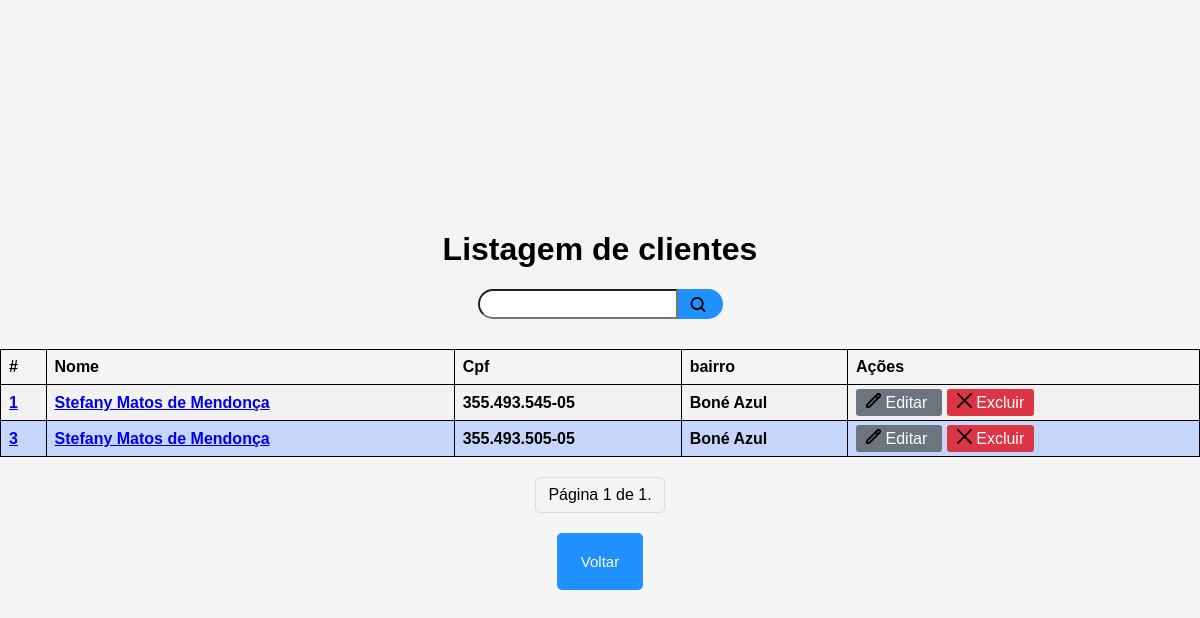
/AdminListagemCliente/, run on the app's committed database.
### homeAdmin/models.py (models this page shows, shortened)
class CadCliente(models.Model):
    nome = models.CharField(
        max_length=100,
        null=False,
        verbose_name="Nome",
        help_text="Digite o nome aqui.",
    )
    celular = models.CharField(
        max_length=15,
        null=False,
        verbose_name="Celular",
        help_text="Digite seu Telefone aqui. como no exemplo: (21) 9xxxx-xxxx",
    )
    sexo_tipo = (("M", "Masculino"), ("F", "Feminino"))
    sexo = models.CharField(max_length=1, choices=sexo_tipo, verbose_name="Sexo")
    data_nascimento = models.DateField(
        verbose_name="Data de nascimento", help_text="Data de nascimento"
    )
    endereco = models.CharField(
        max_length=200,
        null=True,
        verbose_name="Endereço",
        help_text="Digite a endereço aqui.",
        blank=True
    )
    bairro = models.CharField(
        max_length=100,
        null=True,
        verbose_name="Bairro ",
        help_text="Digite a bairro aqui.",
        blank=True
    )
    estado = models.CharField(
        max_length=100,
        null=True,
        verbose_name="Estado",
        help_text="Digite a estado aqui.",
        blank=True
    )
    cep = models.CharField(
        max_length=14,
        null=True,
        blank=True,
        verbose_name="cep",
        help_text="Digite o cep aqui.",
    )
    rg = models.CharField(max_length=20, verbose_name="RG", null=False)
    cpf = models.CharField(
        max_length=14,
        unique=True,
        null=False,
        verbose_name="CPF",
        help_text="Digite o CPF aqui modelo: 000.000.000-00",
    )
    num_passaporte = models.CharField(
        max_length=20, verbose_name="Número de passaporte", null=True, unique=True, blank=True
    )
    finished_at = models.DateField(null=True, verbose_name="Data finalizado")
    anexo1 = models.FileField(
        upload_to='anexos/',  # Define o diretório onde os arquivos serão armazenados
        null=True,
        blank=True,
        verbose_name="Anexo",
        help_text="Envie um arquivo relacionado ao cliente."
    )
    anexo2 = models.FileField(
        upload_to='anexos/',  # Define o diretório onde os arquivos serão armazenados
        null=True,
        blank=True,
        verbose_name="Anexo",
        help_text="Envie um arquivo relacionado ao cliente."
    )
    anexo3 = models.FileField(
        upload_to='anexos/',  # Define o diretório onde os arquivos serão armazenados
        null=True,
        blank=True,
        verbose_name="Anexo",
        help_text="Envie um arquivo relacionado ao cliente."
    )

### homeAdmin/views.py (the view)
class CadListView(ListView):
    model = CadCliente
    paginate_by = 20
    template_name = "cadAdmin/formsCliente/cadastroCliente_list.html"
    context_object_name = "cadastro_list"

### homeAdmin/templates/cadAdmin/formsCliente/cadastroCliente_list.html (shortened to what this page needs)
{% load static %}
<!DOCTYPE html>
<html lang="en">
<head>
    <link href="{% static 'estilos/dados_list.css' %}" rel="stylesheet" type="text/css"/>
</head>
<body>
<h1> Listagem de clientes</h1>
<div class="search-container">
    <div class="container">
        <form action="{% url 'procurarCliente' %}" method="GET" class="procurar-form">
            <label>
                <input type="search" class="procurar-input" name="q" value="{{ procurar_termo }}" required>
            </label>
            <button type="submit" class="procurar-button">
               <img src="{% static 'imagens/lupe.svg' %}" alt="Icone de lupa">
            </button>
        </form>
    </div>
</div>
{% if cadastro_list %}
    <div id="tabelaRep">
        <table class="table">
            <thead>
            <tr>
                <th scope="col">#</th>
                <th scope="col">Nome</th>
                <th scope="col">Cpf</th>
                <th scope="col">bairro</th>
                <th scope="col">Ações</th>
            </tr>
            </thead>
            <tbody>
            {% for todo in cadastro_list %}
                <tr>
                    <th scope="row"><a href="{% url 'dadosCliente' todo.pk %}">  {{ todo.pk }} </a></th>
                    <th scope="row"><a href="{% url 'dadosCliente' todo.pk %}">  {{ todo.nome }} </a></th>
                    <th scope="row">{{ todo.cpf }}</th>
                    <th scope="row">{{ todo.bairro }}</th>
          <td class="botoestb">
    <a href="{% url 'cliente_atualizar' pk=todo.pk %}?page={{ page_obj.number }}" class="btn btn-secondary btn-sm">
        <img style="display: inline-block; width: 15px; height: 15px" src="{% static 'imagens/edit.svg' %}" alt="Ícone de editar"> Editar
    </a>
    <a href="{% url 'cliente_deletar' pk=todo.pk %}?page={{ page_obj.number }}" class="btn btn-danger btn-sm">
        <img style="display: inline-block; width: 15px; height: 15px;" src="{% static 'imagens/delete.svg' %}" alt="Ícone de excluir"> Excluir
    </a>
</td>
                </tr>
            {% endfor %}
            </tbody>
        </table>
    </div>
{% else %}
    <p>Não há clientes cadastrados</p>
{% endif %}
<div id="pass_pag" class="pagination justify-content-center">
    <span class="current-page">
        Página {{ page_obj.number }} de {{ page_obj.paginator.num_pages }}.
    </span>
</div>
<button class="btnvoltar"><a href="{% url 'homeAdmin' %}">Voltar</a></button>
</body>
</html>

### static/estilos/dados_list.css (style rules this page uses)
body { display: flex; flex-direction: column; justify-content: center; align-items: center; min-height: 100vh; margin: 0; font-family: Arial, sans-serif; background-color: #f4f4f4; padding: 0; }
table { margin-top: 0px; width: 100%; }
th, td { border: 1px solid black; }
tbody > tr:nth-child(2n) { background-color: rgba(147, 180, 255, 0.48); }
#tabelaRep { margin-top: 10px; width: 100%; }
.search-container { display: flex; justify-content: center; margin-bottom: 20px; width: 100%; }
.procurar-form { display: flex; align-items: center; }
.procurar-input { border-radius: 30px 0 0 30px; padding: 2px 10px; height: 30px; width: 200px; }
.procurar-button { background-color: #1E90FF; color: white; border: none; border-radius: 0 30px 30px 0; height: 30px; padding: 0 10px; display: flex; align-items: center; justify-content: center; }
.procurar-button img { height: 15px; width: 20px; margin-right: 5px; }
.btnvoltar { background-color: #1E90FF; color: white; border: none; border-radius: 5px; padding: 10px 12px; text-align: center; text-decoration: none; display: inline-block; font-size: 15px; cursor: pointer; box-shadow: none; margin-top: 20px; }
.btnvoltar a { background-color: #1E90FF; color: white; border: none; border-radius: 5px; padding: 10px 12px; text-align: center; text-decoration: none; display: inline-block; font-size: 15px; cursor: pointer; box-shadow: none; }
.table { width: 100%; border-collapse: collapse; }
.table th, .table td { padding: 8px; text-align: left; }
.table th { color: black; }
.table tbody > tr:nth-child(odd) { background-color: #f2f2f2; }
.btn { padding: 5px 10px; margin-right: 5px; text-decoration: none; color: white; border-radius: 3px; }
.btn-secondary { background-color: #6c757d; }
.btn-danger { background-color: #dc3545; }
.pagination { margin-top: 20px; display: flex; justify-content: center; align-items: center; list-style: none; padding: 0; }
.pagination span.current-page { padding: 8px 12px; border: 1px solid #ddd; margin: 0 2px; border-radius: 5px; }

### data on the page
CadCliente: pk "1", nome "Stefany Matos de Mendonça", cpf "355.493.545-05", bairro "Boné Azul"
CadCliente: pk "3", nome "Stefany Matos de Mendonça", cpf "355.493.505-05", bairro "Boné Azul"

### other printed values
{{ page_obj.number }} "1"
{{ page_obj.paginator.num_pages }} "1"
